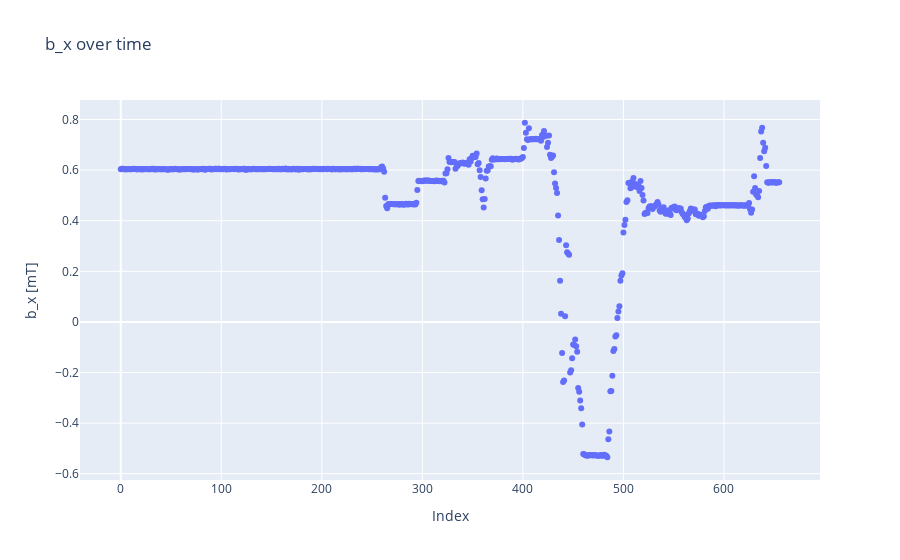

Notebook code cell kept with this figure:
### Code cell
index = np.array(range(len(bx7)))
measuredbx = go.Scatter(x=index, y=bx7, mode='markers')
layoutbx = go.Layout(title='b_x over time')
figbx = go.Figure(data=[measuredbx], layout=layoutbx)
figbx.update_yaxes(scaleanchor='y')
figbx.update_layout(
    xaxis_title="Index",
    yaxis_title="b_x [mT]"
)
figbx.show()

### Figure 1 — Plotly figure (JSON) as saved in the notebook; plotly's stock layout.template omitted (floating-point values rounded to 4 significant figures; data arrays with more than 128 entries replaced by an {"elided": "..."} marker saying what was removed)
{"data": [{"mode": "markers", "type": "scatter", "x": {"elided": "656 int values"}, "y": {"elided": "656 float values"}}], "layout": {"title": {"text": "b_x over time"}, "xaxis": {"title": {"text": "Index"}}, "yaxis": {"scaleanchor": "y", "title": {"text": "b_x [mT]"}}}}
